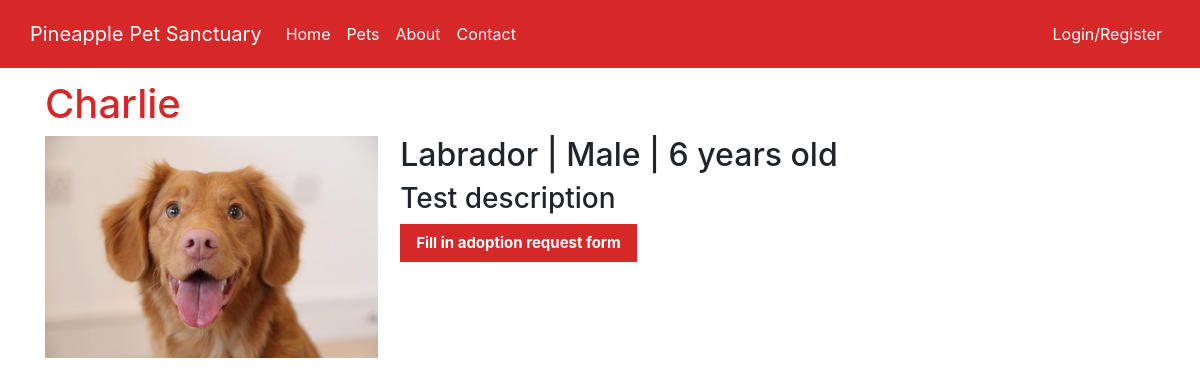
Screenshot of /view_pet.php?pet=2 with the database file from the repository.
### tables this page shows
CREATE TABLE IF NOT EXISTS pet(
  pet_id INT(64) PRIMARY KEY AUTO_INCREMENT,
  pet_type_id INT(64) NOT NULL,
  pet_breed_id INT(64) NOT NULL,
  pet_name VARCHAR(20) NOT NULL,
  pet_age INT(2) NOT NULL,
  pet_gender INT(1) NOT NULL,
  pet_image VARCHAR(100) NOT NULL,
  pet_description TEXT(1000),
  pet_active BOOLEAN DEFAULT true,
  CONSTRAINT FK_pet_pet_type_id FOREIGN KEY (pet_type_id) REFERENCES pet_type(pet_type_id),
  CONSTRAINT FK_pet_pet_breed_id FOREIGN KEY (pet_breed_id) REFERENCES pet_breed(pet_breed_id),
  CONSTRAINT check_pet_gender CHECK(pet_gender IN (0, 1))
);

CREATE TABLE IF NOT EXISTS pet_breed(
  pet_breed_id INT(64) PRIMARY KEY AUTO_INCREMENT,
  pet_breed_name VARCHAR(20) NOT NULL
);

### view_pet.php (the view, shortened to what this page needs)
<?php
require_once('includes/connect.php');
include_once('includes/header.php');
?>
<div class="container" id="main">
<?php
if(isset($_GET['pet'])){
  $sql = "SELECT *
  FROM pet
  INNER JOIN pet_breed ON pet.pet_breed_id = pet_breed.pet_breed_id
  WHERE pet.pet_id = ?
  LIMIT 1";
  $stmt = $pdo->prepare($sql);
  $stmt->execute([$_GET['pet']]);
  $pet = $stmt->fetch();
  if($pet){
    ?>
    <div class="view-pet">
    <h1><?php echo $pet->pet_name ?></h1>
    <img src="images/<?php echo $pet->pet_image ?>" alt="">
      <div class="pet-description">
        <h2><?php echo $pet->pet_breed_name ?> | <?php echo ($pet->pet_gender == 0 ? 'Male' : 'Female ') ?> | <?php echo $pet->pet_age ?> years old </h2>
        <h3><?php echo $pet->pet_description ?></h3>
        <a href='create_form.php?pet=<?php echo $pet->pet_id?>'><button type='button'>Fill in adoption request form</button></a>
      </div>
    </div>
    <?php
  }else{
    $error = 'Pet not found';
  }
}else{
  $error = 'No pet selected';
}
?>
</div>
<?php
include('includes/footer.php');
?>

### css/main.css (style rules this page uses)
#main { margin-top: 1%; }
button { font-size: 15px; padding: 8px 16px; border: none; background-color: #D62828; color: white; font-weight: bold; display: inline-block; }
.view-pet img { max-width: 30%; max-height: 40%; float: left; }
.view-pet h1 { color: #D62828; }
.pet-description { float: left; margin-left: 2%; }

### rows the page displays
pet: pet_name "Charlie", pet_image (picture), pet_breed.pet_breed_name "Labrador", pet_age "6", pet_description "Test description"
